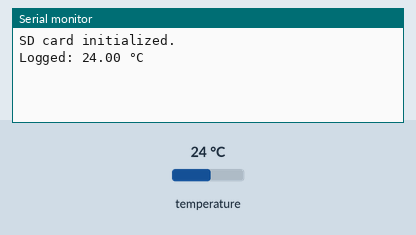
This sketch was run on a simulated ESP32. On the bench: the last lines printed to the serial monitor. Inputs (shaded band) come from the test bench; at power-on: temperature 24 °C. Storage starts empty.

Above: at 1.2 s.
1.3 s: temperature set to 12 °C
At 7.7 s:
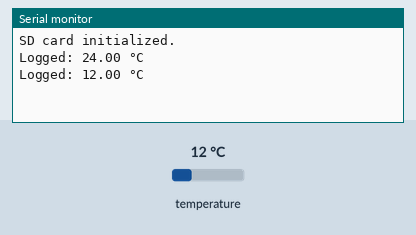
8.0 s: temperature set to 19 °C
At 13.8 s:
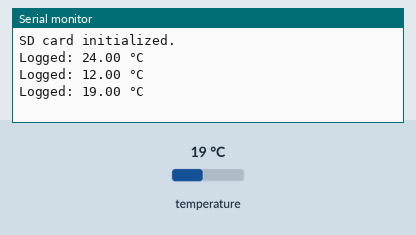
Timing chart, 0 to 15.3 s (numbered marks = the images above; inputs shaded):
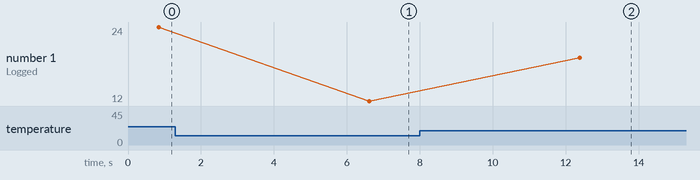

Measured:
- after the input at 1.3 s, the serial monitor: prints a new line after 5.3 s (image 1)
- after the input at 8.0 s, the serial monitor: prints a new line after 4.4 s (image 2)
- plotted number 1: 24 → 12 after the input at 1.3 s, 12 → 19 after the input at 8.0 s

The sketch:

1_microSD-module.ino
```cpp
//BASIC INFORMATION
// Program: microSD card module
// Author:  Paweł Bartkiewicz
// email:   15g.pawel.bart@gmail.com
// github:  PaweuQ

//ADDITIONAL INFORMATION
// Libraries to install: OneWire and DallasTemperature

//CONNECTIONS
// VCC - 3.3 V
// GND - GND
// MISO - GPIO 19
// MOSI - GPIO 23
// SCK - GPIO 18
// CS - GPIO 5

// GPIO pins 19,23,18,5 are default VSPI ports for ESP32

#include <OneWire.h>
#include <DallasTemperature.h>
#include <SPI.h>
#include <SD.h>

// DS18B20 pin
#define temp 13

// microSD pins
#define SD_CS 5

OneWire oneWire(temp);
DallasTemperature sensor(&oneWire);
File dataFile;

void setup() {

  Serial.begin(9600);
  sensor.begin();
  SD.begin(SD_CS);

  if (!SD.begin(SD_CS)) {
    Serial.println("SD card initialization failed!");
    while (1);
  }
  Serial.println("SD card initialized.");

  // Create file if it doesn't exist
  if (!SD.exists("/data.csv")) {
    dataFile = SD.open("/data.csv", FILE_WRITE);
    if (dataFile) {
      dataFile.println("Temperature");
      dataFile.close();
    } else {
      Serial.println("Failed to create file!");
    }
  }
}

void loop() {
  // Request temperature from DS18B20
  sensor.requestTemperatures();
  float tempC = sensor.getTempCByIndex(0);

  // Write to CSV
  dataFile = SD.open("/data.csv", FILE_APPEND);
  if (dataFile) {
    dataFile.println(tempC);
    dataFile.close();

    Serial.print("Logged: ");
    Serial.print(tempC);
    Serial.println(" °C");
  } else {
    Serial.println("Error opening data.csv");
  }

  delay(5000);
}
```
